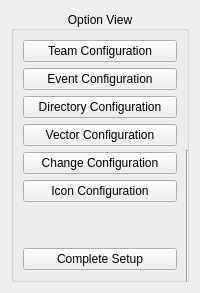
     <widget class="QFrame" name="OptionView">
      <property name="sizePolicy">
       <sizepolicy hsizetype="Ignored" vsizetype="Ignored">
        <horstretch>0</horstretch>
        <verstretch>0</verstretch>
       </sizepolicy>
      </property>
      <property name="frameShape">
       <enum>QFrame::NoFrame</enum>
      </property>
      <property name="frameShadow">
       <enum>QFrame::Raised</enum>
      </property>
      <layout class="QGridLayout" name="gridLayout_4">
       <item row="0" column="0" rowspan="2" colspan="2">
        <widget class="QGroupBox" name="OV_GroupBox">
         <property name="title">
          <string>Option View</string>
         </property>
         <property name="alignment">
          <set>Qt::AlignCenter</set>
         </property>
         <layout class="QVBoxLayout" name="verticalLayout_7">
          <item>
           <widget class="QPushButton" name="OV_TeamConfigButton">
            <property name="text">
             <string>Team Configuration</string>
            </property>
           </widget>
          </item>
          <item>
           <widget class="QPushButton" name="OV_EventConfigButton">
            <property name="text">
             <string>Event Configuration</string>
            </property>
           </widget>
          </item>
          <item>
           <widget class="QPushButton" name="OV_DirectoryConfigButton">
            <property name="text">
             <string>Directory Configuration</string>
            </property>
           </widget>
          </item>
          <item>
           <widget class="QPushButton" name="OV_VectorConfigButton">
            <property name="text">
             <string>Vector Configuration</string>
            </property>
           </widget>
          </item>
          <item>
           <widget class="QPushButton" name="OV_ChangeConfigButton">
            <property name="text">
             <string>Change Configuration</string>
            </property>
           </widget>
          </item>
          <item>
           <widget class="QPushButton" name="OV_IconConfigButton">
            <property name="text">
             <string>Icon Configuration</string>
            </property>
           </widget>
          </item>
          <item>
           <spacer name="OV_verticalSpacer">
            <property name="orientation">
             <enum>Qt::Vertical</enum>
            </property>
            <property name="sizeHint" stdset="0">
             <size>
              <width>20</width>
              <height>40</height>
             </size>
            </property>
           </spacer>
          </item>
          <item>
           <widget class="QPushButton" name="completeSetupButton_pushButton">
            <property name="text">
             <string>Complete Setup</string>
            </property>
           </widget>
          </item>
         </layout>
        </widget>
       </item>
       <item row="1" column="1">
        <widget class="Line" name="OVMainViewLine">
         <property name="focusPolicy">
          <enum>Qt::NoFocus</enum>
         </property>
         <property name="acceptDrops">
          <bool>false</bool>
         </property>
         <property name="autoFillBackground">
          <bool>false</bool>
         </property>
         <property name="orientation">
          <enum>Qt::Vertical</enum>
         </property>
        </widget>
       </item>
      </layout>
     </widget>
